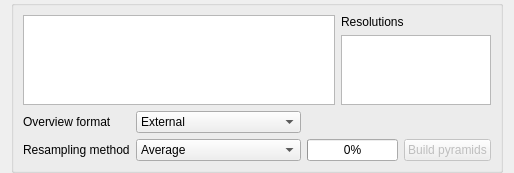
             <widget class="QWidget" name="scrollAreaWidgetContents_5">
              <property name="geometry">
               <rect>
                <x>0</x>
                <y>0</y>
                <width>457</width>
                <height>169</height>
               </rect>
              </property>
              <layout class="QVBoxLayout" name="verticalLayout_12">
               <property name="topMargin">
                <number>0</number>
               </property>
               <property name="bottomMargin">
                <number>0</number>
               </property>
               <item>
                <widget class="QGroupBox" name="mPyramidsGrpBx">
                 <property name="title">
                  <string/>
                 </property>
                 <layout class="QGridLayout" name="gridLayout_6">
                  <item row="2" column="0">
                   <widget class="QLabel" name="textLabel4_2">
                    <property name="text">
                     <string>Resampling method</string>
                    </property>
                   </widget>
                  </item>
                  <item row="0" column="0" colspan="5">
                   <layout class="QGridLayout" name="gridLayout_8">
                    <item row="0" column="1">
                     <widget class="QLabel" name="textLabel5">
                      <property name="text">
                       <string>Resolutions</string>
                      </property>
                     </widget>
                    </item>
                    <item row="1" column="1">
                     <widget class="QListWidget" name="lbxPyramidResolutions">
                      <property name="minimumSize">
                       <size>
                        <width>150</width>
                        <height>0</height>
                       </size>
                      </property>
                      <property name="maximumSize">
                       <size>
                        <width>150</width>
                        <height>32767</height>
                       </size>
                      </property>
                      <property name="selectionMode">
                       <enum>QAbstractItemView::MultiSelection</enum>
                      </property>
                     </widget>
                    </item>
                    <item row="0" column="0" rowspan="2">
                     <widget class="QTextEdit" name="tePyramidDescription">
                      <property name="sizePolicy">
                       <sizepolicy hsizetype="Expanding" vsizetype="Expanding">
                        <horstretch>4</horstretch>
                        <verstretch>0</verstretch>
                       </sizepolicy>
                      </property>
                      <property name="html">
                       <string>&lt;!DOCTYPE HTML PUBLIC &quot;-//W3C//DTD HTML 4.0//EN&quot; &quot;http://www.w3.org/TR/REC-html40/strict.dtd&quot;&gt;
&lt;html&gt;&lt;head&gt;&lt;meta name=&quot;qrichtext&quot; content=&quot;1&quot; /&gt;&lt;style type=&quot;text/css&quot;&gt;
p, li { white-space: pre-wrap; }
&lt;/style&gt;&lt;/head&gt;&lt;body style=&quot; font-family:'MS Shell Dlg 2'; font-size:8.25pt; font-weight:400; font-style:normal;&quot;&gt;
&lt;p style=&quot; margin-top:0px; margin-bottom:0px; margin-left:0px; margin-right:0px; -qt-block-indent:0; text-indent:0px;&quot;&gt;&lt;span style=&quot; font-family:'Cantarell'; font-size:11pt;&quot;&gt;&lt;br /&gt;&lt;/span&gt;&lt;/p&gt;&lt;/body&gt;&lt;/html&gt;</string>
                      </property>
                     </widget>
                    </item>
                   </layout>
                  </item>
                  <item row="2" column="4">
                   <widget class="QPushButton" name="buttonBuildPyramids">
                    <property name="enabled">
                     <bool>false</bool>
                    </property>
                    <property name="text">
                     <string>Build pyramids</string>
                    </property>
                   </widget>
                  </item>
                  <item row="2" column="1">
                   <widget class="QComboBox" name="cboResamplingMethod">
                    <item>
                     <property name="text">
                      <string>Average</string>
                     </property>
                    </item>
                    <item>
                     <property name="text">
                      <string>Nearest Neighbour</string>
                     </property>
                    </item>
                   </widget>
                  </item>
                  <item row="2" column="2" colspan="2">
                   <widget class="QProgressBar" name="mPyramidProgress">
                    <property name="value">
                     <number>0</number>
                    </property>
                   </widget>
                  </item>
                  <item row="1" column="1">
                   <widget class="QComboBox" name="cbxPyramidsFormat">
                    <property name="sizePolicy">
                     <sizepolicy hsizetype="Expanding" vsizetype="Fixed">
                      <horstretch>0</horstretch>
                      <verstretch>0</verstretch>
                     </sizepolicy>
                    </property>
                    <item>
                     <property name="text">
                      <string>External</string>
                     </property>
                    </item>
                    <item>
                     <property name="text">
                      <string>Internal (if possible)</string>
                     </property>
                    </item>
                    <item>
                     <property name="text">
                      <string>External (Erdas Imagine)</string>
                     </property>
                    </item>
                   </widget>
                  </item>
                  <item row="1" column="0">
                   <widget class="QLabel" name="label_11">
                    <property name="text">
                     <string>Overview format</string>
                    </property>
                   </widget>
                  </item>
                 </layout>
                </widget>
               </item>
              </layout>
             </widget>
